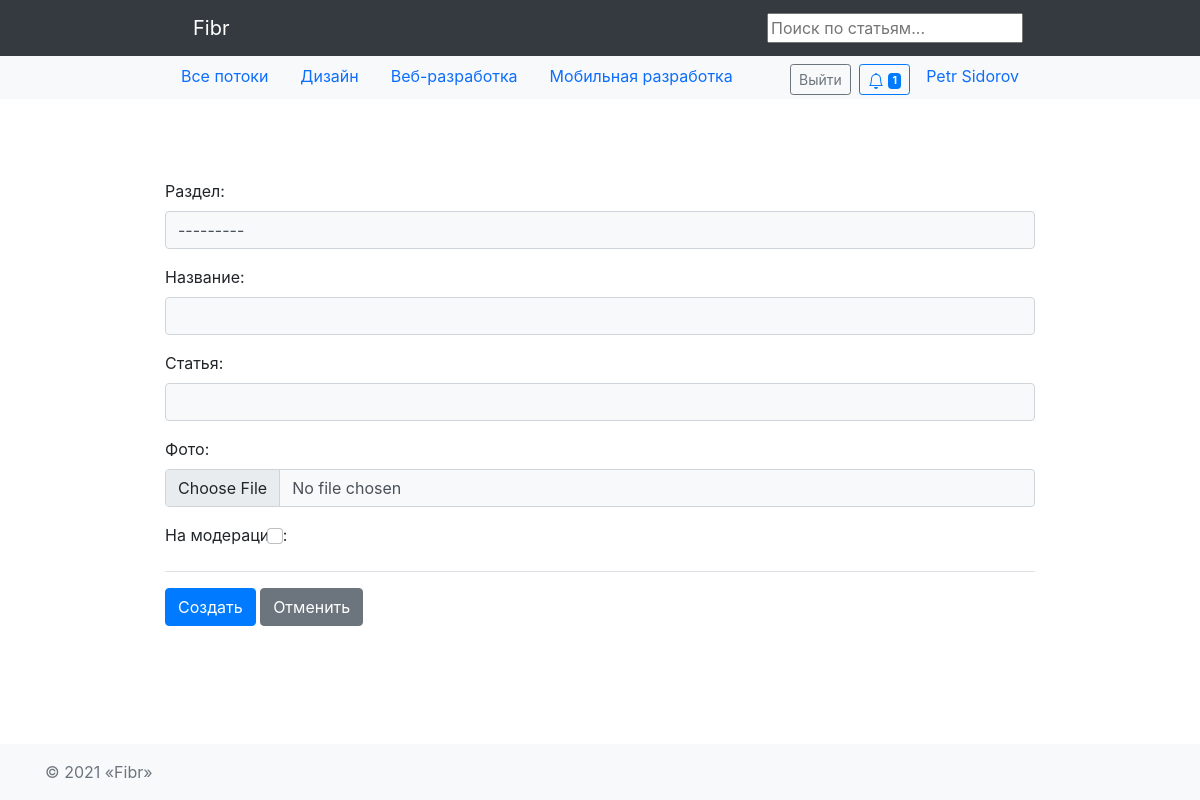
Screenshot of /article/create/ (signed in) with the database file from the repository.
### hub/models.py (models this page shows)
class Topic(models.Model):
    name = models.CharField(max_length=64)
    short_description = models.TextField(blank=True)
    class Meta:
        verbose_name = 'Тематика'
        verbose_name_plural = 'Тематики'
    def __str__(self):
        return self.name

### authapp/models.py (models this page shows, shortened)
class User(AbstractUser):
    image = models.ImageField(upload_to='users_avatars', blank=True, default='users_avatars/default.jpg')
    birthday = models.DateField(blank=True, null=True)
    is_moderator = models.BooleanField(default=False)
    is_blocked = models.BooleanField(default=False)
    blocked_time = models.DateTimeField(default=timezone.now)
    def is_not_blocked(self):
        if self.is_blocked and self.blocked_time < timezone.now():
            self.is_blocked = False
            self.save()
            self.notification.create(user=self, type_of='Аккаунт разблокирован!').save()
        return not self.is_blocked

### article/views.py (the view, shortened to what this page needs)
# urls.py: path('create/', article.ArticleCreateView.as_view(), name='create'),
class ArticleCreateView(LoginRequiredMixin, UserNotBlocked, CreateView):
    model = Article
    template_name = 'article/article_create.html'
    form_class = ArticleCreateForm
    success_url = '/'
    success_msg = 'Статья успешно создана'

### article/forms.py
class ArticleCreateForm(forms.ModelForm):
    class Meta:
        model = Article
        fields = ('topic', 'title', 'content', 'image', 'is_moderated')
        widgets = {
            'topic': forms.Select(),
            'content': SummernoteWidget(attrs={'summernote': {'width': '100%', 'height': '600px'}}),
            'is_moderated': forms.CheckboxInput(),
        }
    def __init__(self, *args, **kwargs):
        super().__init__(*args, **kwargs)
        for name, field in self.fields.items():
            if name == 'is_moderated':
                field.widget.attrs['class'] = 'form-check-input'
            else:
                field.widget.attrs['class'] = 'form-control bg-light'

### article/models.py (called while the page is built)
    @staticmethod
    def get_moderated_articles():
        return Article.objects.filter(is_active=True, is_moderated=True)

### article/views.py (called while the page is built)
    @method_decorator(user_passes_test(lambda u: u.is_not_blocked(), login_url=reverse_lazy('auth:access_error')))
    def dispatch(self, *args, **kwargs):
        return super().dispatch(*args, **kwargs)

### complaint/models.py (called while the page is built)
    @classmethod
    def get_active_complaints(cls):
        return Complaint.objects.filter(status__exact=cls.ACTIVE).order_by('-created_at')

### context_processor.py (called while the page is built)
def topic_list(request):
    if request.POST:
        sorting = request.POST.get('sorting', settings.SORTING.NEWEST)
    else:
        sorting = request.GET.get('sorting', settings.SORTING.NEWEST)
    return {"topic_list": Topic.objects.all(),
            'sorting': sorting,
            'sorting_list': settings.SORTING.__dict__.values()}

def moderated_article_count(request):
    return {'moderated_articles_count': Article.get_moderated_articles().count(),
            'new_complaints_count': Complaint.get_active_complaints().count(),
            }

### notification/models.py (called while the page is built)
    @staticmethod
    def total_count(user_pk):
        return Notification.objects.filter(user=user_pk).count()

    @staticmethod
    def total_unread_count(user_pk):
        return Notification.objects.filter(user=user_pk, read=False).count()

    @staticmethod
    def get_unread(user_pk):
        return Notification.objects.filter(user=user_pk, read=False).order_by('-created_at')

    @classmethod
    def get_new_comments_articles(cls, user):
        return Article.objects.filter(user=user).annotate(
            num_notices=Count('notification', filter=Q(notification__type_of=cls.NEW_COMMENT) & Q(
                notification__read=False))) \
            .filter(num_notices__gt=0).order_by('-num_notices')

### article/templates/article/article_create.html (shortened to what this page needs)
{% extends 'article/base.html' %}
{% load static %}
{% block content %}
    {% load bootstrap4 %}
    {% bootstrap_css %}
    <div class="container w-75">
        <form method="post" enctype='multipart/form-data'>
            {% for field in form %}
            <div class="form-group">
                {% if field.name == 'content' %}
                    {{ field.label_tag }}
                    {{ field | safe }}
                {% elif field.name == 'is_moderated' %}
                    <div class="mt-3 mb-3"> {{ field.label_tag }}
                    {{ field}}
                    </div>
                {% else %}
                    {{ field.label_tag }}
                    {{ field}}
                {% endif %}
            </div>
            {% endfor %}
            <div class="form-group pt-3 border-top">
                <button type="submit" class="btn btn-primary">Создать</button>
                <button type="reset" class="btn btn-secondary">Отменить</button>
            </div>
        </form>
    </div>
{% endblock %}

### mainapp/templates/mainapp/includes/inc_nav_menu.html (shortened to what this page needs)
<nav class="navbar navbar-expand-lg navbar-dark bg-dark">
    <div class="container w-75">
        <a class="navbar-brand px-lg-3" href="/">Fibr</a>
        <form action="{% url 'search:search_result'  %}" method="get">
            <input name="keyword" type="text" placeholder="Поиск по статьям...">
        </form>
    </div>
</nav>
<nav id="navbar_top" class="navbar-expand-md navbar-light bg-light">
    <div class="container d-flex justify-content-between w-75">
        <ul class="nav justify-content-center">
            <li class="nav-item">
                <a class="nav-link" href="{% url 'mainapp:index' %}">Все потоки</a>
            </li>
            {% for topic in topic_list %}
            <li class="nav-item">
                <a class="nav-link" href="{% url 'hub:topic' topic.pk %}">
                    {{ topic.name }}
                </a>
            </li>
            {% endfor %}
        </ul>
        <ul class="nav">
            <li class="nav-item">
                <div class="d-grid gap-2 d-md-block mt-1">
                    {% if user.is_authenticated %}
                    <button class="btn btn-outline-secondary btn-sm my-0 m-1" type="button"
                        onclick="location.href='{% url 'auth:logout' %}'">
                        Выйти
                    </button>
                    {% endif %}
                    {% include 'notification/includes/inc_notification.html' %}
                </div>
            </li>
            {% if user.is_authenticated %}
            <li class="nav-item">
                <a class="nav-link" href="{% url 'auth:profile' user.pk %}">{{ user.get_full_name }}</a>
            </li>
            {% endif %}
        </ul>
    </div>
</nav>

### rows the page displays
Topic: name "Дизайн"
Topic: name "Веб-разработка"
Topic: name "Мобильная разработка"
User: get_full_name "Petr Sidorov"

### other values shown
{{ notice.unread_count }} "1"
{{ field.label_tag }} "Раздел:" "Название:" "Фото:"
{{ field.label_tag }} "Статья:"
{{ field.label_tag }} "На модерацию:"
